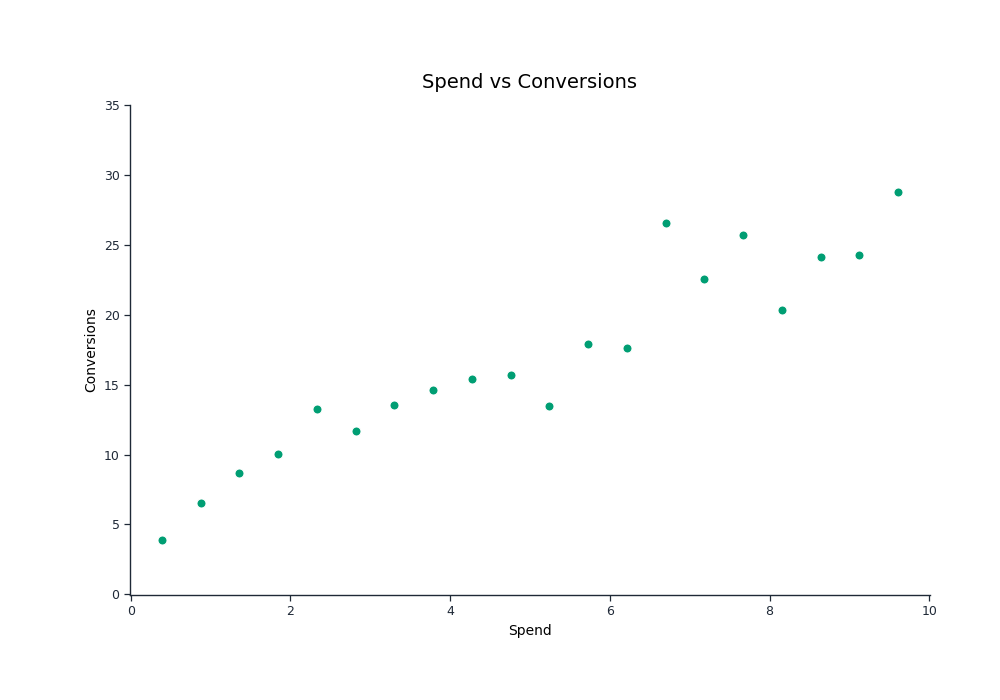

Source code (Python):
# -*- coding: utf-8 -*-
# 由 viz-reverse/calibrate_and_extract.py 生成；只含反推数据与测得的样式参数。
import json
from pathlib import Path
import matplotlib
matplotlib.use('Agg')
import matplotlib.pyplot as plt
import numpy as np

plt.rcParams['font.family'] = 'DejaVu Sans'


def style_axes(ax):
    for side in ('top', 'right'):
        ax.spines[side].set_visible(False)
    for side in ('left', 'bottom'):
        ax.spines[side].set_color('#1F2937')
        ax.spines[side].set_linewidth(1.0)
    ax.tick_params(direction='out', length=4, width=0.9, colors='#1F2937', labelsize=9)
    ax.grid(False)

X = [0.392, 0.88, 1.356, 1.844, 2.333, 2.821, 3.297, 3.785, 4.274, 4.762, 5.238, 5.726, 6.215, 6.703, 7.179, 7.667, 8.156, 8.644, 9.12, 9.608]; Y = [3.884, 6.529, 8.673, 10.031, 13.247, 11.675, 13.533, 14.605, 15.391, 15.677, 13.462, 17.893, 17.607, 26.542, 22.539, 25.684, 20.323, 24.111, 24.254, 28.757]
COLOR = "#009E73"
AX_RECT = [0.13, 0.15000000000000002, 0.8, 0.7]
XLIM = [-0.009, 10.009]; YLIM = [-0.047, 34.976]
TITLE = "Spend vs Conversions"
XLABEL = "Spend"
YLABEL = "Conversions"
XTICKS = [0, 2, 4, 6, 8, 10]
YTICKS = [0, 5, 10, 15, 20, 25, 30, 35]

def main():
    fig = plt.figure(figsize=(10.0, 7.0), dpi=100, facecolor='white')
    ax = fig.add_axes(AX_RECT)
    ax.scatter(X, Y, s=42, color=COLOR, edgecolor='white', linewidth=0.7, zorder=3)
    if XLIM: ax.set_xlim(XLIM)
    if YLIM: ax.set_ylim(YLIM)
    if XTICKS: ax.set_xticks(XTICKS)
    if YTICKS: ax.set_yticks(YTICKS)
    ax.set_title(TITLE, fontsize=14, pad=12)
    if XLABEL: ax.set_xlabel(XLABEL, fontsize=10)
    if YLABEL: ax.set_ylabel(YLABEL, fontsize=10)
    style_axes(ax)
    fig.savefig(Path(__file__).with_name('reproduction.png'), dpi=100, facecolor='white')
    plt.close(fig)


if __name__ == '__main__':
    main()
